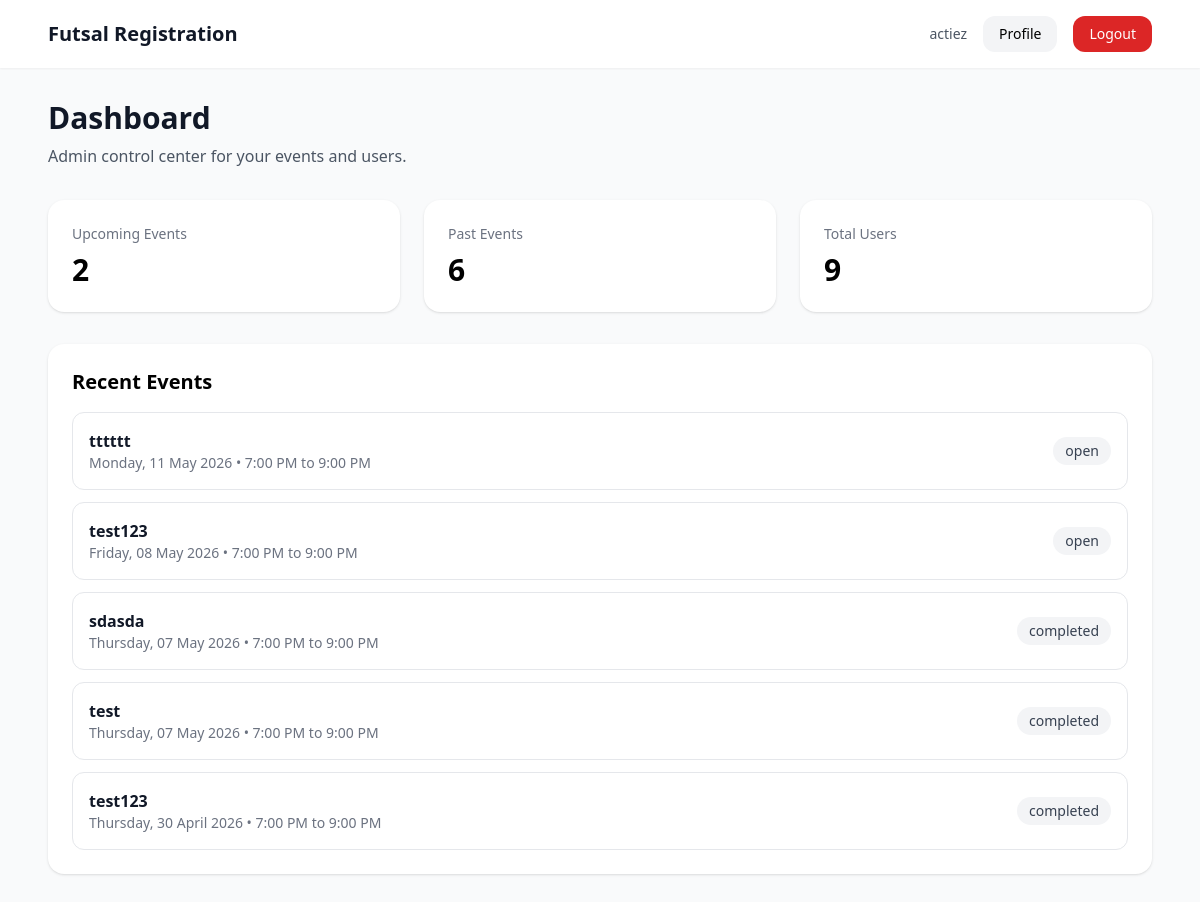
Page /dashboard/ (signed in) on the committed database.
### accounts/models.py (models this page shows, shortened)
class User(AbstractUser):
    ROLE_USER = "user"
    ROLE_ADMIN = "admin"
    ROLE_SUPERADMIN = "superadmin"
    ROLE_CHOICES = [
        (ROLE_USER, "User"),
        (ROLE_ADMIN, "Admin"),
        (ROLE_SUPERADMIN, "Superadmin"),
    ]
    PLAYER_NEW = "new"
    PLAYER_REGULAR = "regular"
    PLAYER_CORE = "core"
    PLAYER_NAUGHTY = "naughty"
    PLAYER_TYPE_CHOICES = [
        (PLAYER_NEW, "New"),
        (PLAYER_REGULAR, "Regular"),
        (PLAYER_CORE, "Core"),
        (PLAYER_NAUGHTY, "Naughty"),
    ]
    role = models.CharField(max_length=20, choices=ROLE_CHOICES, default=ROLE_USER)
    player_type = models.CharField(max_length=20, choices=PLAYER_TYPE_CHOICES, default=PLAYER_NEW)
    mobile_number = models.CharField(max_length=30, blank=True)
    games_played_count = models.PositiveIntegerField(default=0)
    email_verified = models.BooleanField(default=False)
    admin_notes = models.TextField(blank=True, default="")

### events/models.py (models this page shows, shortened)
class Event(models.Model):
    STATUS_DRAFT = "draft"
    STATUS_OPEN = "open"
    STATUS_FINALIZED = "finalized"
    STATUS_COMPLETED = "completed"
    STATUS_CANCELLED = "cancelled"
    STATUS_CHOICES = [
        (STATUS_DRAFT, "Draft"),
        (STATUS_OPEN, "Open"),
        (STATUS_FINALIZED, "Finalized"),
        (STATUS_COMPLETED, "Completed"),
        (STATUS_CANCELLED, "Cancelled"),
    ]
    registration_token = models.UUIDField(
        default=uuid.uuid4,
        unique=True,
        editable=False,
    )
    event_code = models.CharField(
        max_length=20,
        unique=True,
        default=generate_event_code,
        editable=False,
    )
    title = models.CharField(max_length=255)
    start_datetime = models.DateTimeField()
    end_datetime = models.DateTimeField()
    location = models.CharField(max_length=255)
    amount_payable = models.DecimalField(max_digits=8, decimal_places=2)
    playing_slots = models.PositiveIntegerField(default=15)
    waiting_slots = models.PositiveIntegerField(default=5)
    backup_slots = models.PositiveIntegerField(default=3)
    is_private = models.BooleanField(
        default=False,
        help_text="Private events are hidden from the public event list but accessible by registration link.",
    )
    status = models.CharField(
        max_length=20,
        choices=STATUS_CHOICES,
        default=STATUS_DRAFT,
    )
    created_by = models.ForeignKey(
        settings.AUTH_USER_MODEL,
        on_delete=models.SET_NULL,
        null=True,
        related_name="created_events",
    )
    created_at = models.DateTimeField(auto_now_add=True)
    updated_at = models.DateTimeField(auto_now=True)
    class Meta:
        ordering = ["start_datetime"]
    @property
    def weekday_display(self):
        local_start = timezone.localtime(self.start_datetime)
        return local_start.strftime("%A")
    @property
    def date_display(self):
        local_start = timezone.localtime(self.start_datetime)
        return local_start.strftime("%d %B %Y")
    @property
    def time_range_display(self):
        local_start = timezone.localtime(self.start_datetime)
        local_end = timezone.localtime(self.end_datetime)
        start = local_start.strftime("%I:%M %p").lstrip("0")
        end = local_end.strftime("%I:%M %p").lstrip("0")
        return f"{start} to {end}"
    @property
    def effective_status(self):
        from registrations.models import EventRegistration
        now = timezone.now()
        if now >= self.end_datetime:
            return "completed"
        playing_count = self.registrations.filter(
            status=EventRegistration.STATUS_PLAYING
        ).count()
        waiting_count = self.registrations.filter(
            status=EventRegistration.STATUS_WAITING
        ).count()
        if playing_count >= self.playing_slots and waiting_count >= self.waiting_slots:
            return "full"
        if playing_count >= self.playing_slots:
            return "playing_full"
        return "open"

### dashboard/views.py (the view)
# urls.py: path("", DashboardView.as_view(), name="dashboard"),
class DashboardView(AdminRequiredMixin, TemplateView):
    template_name = "dashboard/home.html"
    def get_context_data(self, **kwargs):
        context = super().get_context_data(**kwargs)
        now = timezone.now()
        context["upcoming_events_count"] = Event.objects.filter(start_datetime__gt=now).count()
        context["past_events_count"] = Event.objects.filter(end_datetime__lt=now).count()
        context["total_users_count"] = User.objects.count()
        context["recent_events"] = Event.objects.order_by("-start_datetime")[:5]
        return context

### core/mixins.py (called while the page is built)
    def dispatch(self, request, *args, **kwargs):
        if not request.user.is_authenticated:
            return redirect("login")
        if not (request.user.is_staff or request.user.is_superuser):
            return redirect("player_home")
        return super().dispatch(request, *args, **kwargs)

### templates/dashboard/home.html
{% extends "base.html" %}
{% block content %}
<div class="mb-8">
    <h1 class="text-3xl font-bold text-gray-900">Dashboard</h1>
    <p class="text-gray-600 mt-2">Admin control center for your events and users.</p>
</div>
<div class="grid grid-cols-1 md:grid-cols-3 gap-6 mb-8">
    <div class="bg-white rounded-2xl shadow p-6">
        <div class="text-sm text-gray-500">Upcoming Events</div>
        <div class="text-3xl font-bold mt-2">{{ upcoming_events_count }}</div>
    </div>
    <div class="bg-white rounded-2xl shadow p-6">
        <div class="text-sm text-gray-500">Past Events</div>
        <div class="text-3xl font-bold mt-2">{{ past_events_count }}</div>
    </div>
    <div class="bg-white rounded-2xl shadow p-6">
        <div class="text-sm text-gray-500">Total Users</div>
        <div class="text-3xl font-bold mt-2">{{ total_users_count }}</div>
    </div>
</div>
<div class="bg-white rounded-2xl shadow p-6">
    <h2 class="text-xl font-semibold mb-4">Recent Events</h2>
    {% if recent_events %}
        <div class="space-y-3">
            {% for event in recent_events %}
                <div class="border rounded-xl p-4 flex items-center justify-between">
                    <div>
                        <div class="font-semibold text-gray-900">{{ event.title }}</div>
                        <div class="text-sm text-gray-500">
                            {{ event.weekday_display }}, {{ event.date_display }} • {{ event.time_range_display }}
                        </div>
                    </div>
                    <div class="text-sm px-3 py-1 rounded-full bg-gray-100 text-gray-700">
                        {{ event.effective_status }}
                    </div>
                </div>
            {% endfor %}
        </div>
    {% else %}
        <p class="text-gray-500">No events yet.</p>
    {% endif %}
</div>
{% endblock %}

### templates/base.html (shortened to what this page needs)
<!DOCTYPE html>
<html>
<head>
    <script src="https://cdn.tailwindcss.com"></script>
</head>
<body class="bg-gray-50 min-h-screen">
    <header class="bg-white shadow-sm">
        <div class="max-w-6xl mx-auto px-6 py-4 flex items-center justify-between">
            <a href="/" class="text-xl font-bold text-gray-900">Futsal Registration</a>
           <div class="flex items-center gap-4">
    {% if request.user.is_authenticated %}
        <span class="text-sm text-gray-600">{{ request.user.username }}</span>
        <a href="{% url 'profile' %}"
           class="text-sm px-4 py-2 rounded-xl bg-gray-100 hover:bg-gray-200">
            Profile
        </a>
        <form method="post" action="/logout/">
            <button type="submit"
                class="text-sm px-4 py-2 rounded-xl bg-red-600 text-white hover:bg-red-700">
                Logout
            </button>
        </form>
    {% else %}
        <a href="/login/"
           class="text-sm px-4 py-2 rounded-xl bg-blue-600 text-white hover:bg-blue-700">
            Login
        </a>
    {% endif %}
</div>
        </div>
    </header>
    <main class="max-w-6xl mx-auto px-6 py-8">
        {% block content %}{% endblock %}
    </main>
</body>
</html>

### rows in the picture
User: user.username "actiez"
Event: title "tttttt", weekday_display "Monday", date_display "11 May 2026", time_range_display "7:00 PM to 9:00 PM", effective_status "open"
Event: title "test123", weekday_display "Friday", date_display "08 May 2026", time_range_display "7:00 PM to 9:00 PM", effective_status "open"
Event: title "sdasda", weekday_display "Thursday", date_display "07 May 2026", time_range_display "7:00 PM to 9:00 PM", effective_status "completed"
Event: title "test", weekday_display "Thursday", date_display "07 May 2026", time_range_display "7:00 PM to 9:00 PM", effective_status "completed"
Event: title "test123", weekday_display "Thursday", date_display "30 April 2026", time_range_display "7:00 PM to 9:00 PM", effective_status "completed"

### other values in the picture
{{ upcoming_events_count }} "2"
{{ past_events_count }} "6"
{{ total_users_count }} "9"
